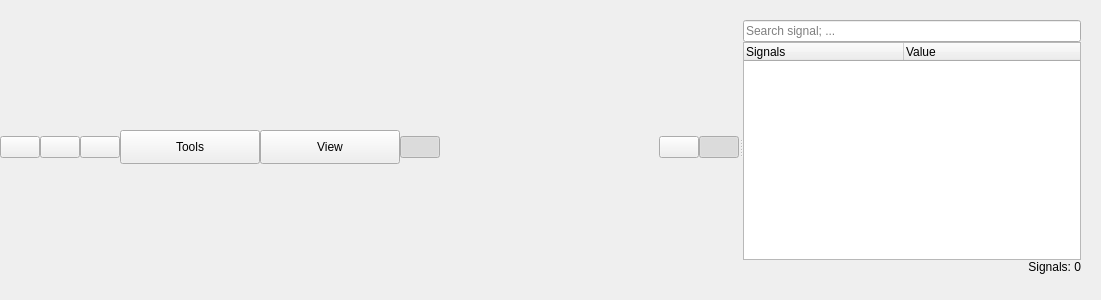
<?xml version="1.0" encoding="UTF-8"?>
<ui version="4.0">
 <class>plotWidgetX</class>
 <widget class="QWidget" name="plotWidgetX">
  <property name="geometry">
   <rect>
    <x>0</x>
    <y>0</y>
    <width>1101</width>
    <height>300</height>
   </rect>
  </property>
  <property name="windowTitle">
   <string>Form</string>
  </property>
  <widget class="QWidget" name="widget" native="true">
   <property name="geometry">
    <rect>
     <x>0</x>
     <y>20</y>
     <width>1081</width>
     <height>254</height>
    </rect>
   </property>
   <layout class="QHBoxLayout" name="horizontalLayout">
    <item>
     <widget class="QSplitter" name="splitter">
      <property name="orientation">
       <enum>Qt::Horizontal</enum>
      </property>
      <widget class="QWidget" name="verticalLayoutWidget">
       <layout class="QVBoxLayout" name="plotLayout">
        <property name="spacing">
         <number>0</number>
        </property>
        <property name="rightMargin">
         <number>0</number>
        </property>
        <item>
         <layout class="QHBoxLayout" name="horizontalLayout_2">
          <item>
           <widget class="QPushButton" name="crosshairButton">
            <property name="sizePolicy">
             <sizepolicy hsizetype="Fixed" vsizetype="Fixed">
              <horstretch>0</horstretch>
              <verstretch>0</verstretch>
             </sizepolicy>
            </property>
            <property name="toolTip">
             <string>Show crosshair</string>
            </property>
            <property name="statusTip">
             <string>Show crosshair</string>
            </property>
            <property name="text">
             <string/>
            </property>
            <property name="icon">
             <iconset>
              <normaloff>icons/crosshair.png</normaloff>icons/crosshair.png</iconset>
            </property>
            <property name="iconSize">
             <size>
              <width>25</width>
              <height>25</height>
             </size>
            </property>
            <property name="checkable">
             <bool>true</bool>
            </property>
           </widget>
          </item>
          <item>
           <widget class="QPushButton" name="measureButton">
            <property name="sizePolicy">
             <sizepolicy hsizetype="Fixed" vsizetype="Fixed">
              <horstretch>0</horstretch>
              <verstretch>0</verstretch>
             </sizepolicy>
            </property>
            <property name="toolTip">
             <string>Open measure-rectangle in graph</string>
            </property>
            <property name="statusTip">
             <string>Open measure-rectangle in graph</string>
            </property>
            <property name="text">
             <string/>
            </property>
            <property name="icon">
             <iconset>
              <normaloff>icons/measure.png</normaloff>icons/measure.png</iconset>
            </property>
            <property name="iconSize">
             <size>
              <width>25</width>
              <height>25</height>
             </size>
            </property>
            <property name="checkable">
             <bool>true</bool>
            </property>
           </widget>
          </item>
          <item>
           <widget class="QPushButton" name="cutButton">
            <property name="sizePolicy">
             <sizepolicy hsizetype="Fixed" vsizetype="Fixed">
              <horstretch>0</horstretch>
              <verstretch>0</verstretch>
             </sizepolicy>
            </property>
            <property name="toolTip">
             <string>Open cutting tool</string>
            </property>
            <property name="statusTip">
             <string>Open cutting tool</string>
            </property>
            <property name="text">
             <string/>
            </property>
            <property name="icon">
             <iconset>
              <normaloff>icons/cut.png</normaloff>icons/cut.png</iconset>
            </property>
            <property name="iconSize">
             <size>
              <width>25</width>
              <height>25</height>
             </size>
            </property>
            <property name="checkable">
             <bool>true</bool>
            </property>
           </widget>
          </item>
          <item>
           <widget class="QToolButton" name="toolButton">
            <property name="sizePolicy">
             <sizepolicy hsizetype="Fixed" vsizetype="Fixed">
              <horstretch>0</horstretch>
              <verstretch>0</verstretch>
             </sizepolicy>
            </property>
            <property name="minimumSize">
             <size>
              <width>140</width>
              <height>34</height>
             </size>
            </property>
            <property name="text">
             <string>Tools</string>
            </property>
            <property name="checkable">
             <bool>false</bool>
            </property>
           </widget>
          </item>
          <item>
           <widget class="QToolButton" name="plotViewButton">
            <property name="sizePolicy">
             <sizepolicy hsizetype="Fixed" vsizetype="Fixed">
              <horstretch>0</horstretch>
              <verstretch>0</verstretch>
             </sizepolicy>
            </property>
            <property name="minimumSize">
             <size>
              <width>140</width>
              <height>34</height>
             </size>
            </property>
            <property name="text">
             <string>View</string>
            </property>
            <property name="checkable">
             <bool>false</bool>
            </property>
           </widget>
          </item>
          <item>
           <widget class="QPushButton" name="toggleEventButton">
            <property name="sizePolicy">
             <sizepolicy hsizetype="Fixed" vsizetype="Fixed">
              <horstretch>0</horstretch>
              <verstretch>0</verstretch>
             </sizepolicy>
            </property>
            <property name="layoutDirection">
             <enum>Qt::LeftToRight</enum>
            </property>
            <property name="text">
             <string/>
            </property>
            <property name="icon">
             <iconset>
              <normaloff>icons/events.png</normaloff>icons/events.png</iconset>
            </property>
            <property name="iconSize">
             <size>
              <width>25</width>
              <height>25</height>
             </size>
            </property>
            <property name="checkable">
             <bool>true</bool>
            </property>
            <property name="checked">
             <bool>true</bool>
            </property>
           </widget>
          </item>
          <item>
           <spacer name="horizontalSpacer_2">
            <property name="orientation">
             <enum>Qt::Horizontal</enum>
            </property>
            <property name="sizeType">
             <enum>QSizePolicy::Expanding</enum>
            </property>
            <property name="sizeHint" stdset="0">
             <size>
              <width>40</width>
              <height>20</height>
             </size>
            </property>
           </spacer>
          </item>
          <item>
           <widget class="QPushButton" name="pauseButton">
            <property name="sizePolicy">
             <sizepolicy hsizetype="Fixed" vsizetype="Fixed">
              <horstretch>0</horstretch>
              <verstretch>0</verstretch>
             </sizepolicy>
            </property>
            <property name="toolTip">
             <string>Pause plot</string>
            </property>
            <property name="text">
             <string/>
            </property>
            <property name="icon">
             <iconset>
              <normaloff>icons/pause.png</normaloff>icons/pause.png</iconset>
            </property>
            <property name="iconSize">
             <size>
              <width>25</width>
              <height>25</height>
             </size>
            </property>
            <property name="checkable">
             <bool>true</bool>
            </property>
           </widget>
          </item>
          <item>
           <widget class="QPushButton" name="hideSignalsButton">
            <property name="sizePolicy">
             <sizepolicy hsizetype="Fixed" vsizetype="Fixed">
              <horstretch>0</horstretch>
              <verstretch>0</verstretch>
             </sizepolicy>
            </property>
            <property name="toolTip">
             <string/>
            </property>
            <property name="text">
             <string/>
            </property>
            <property name="icon">
             <iconset>
              <normaloff>icons/sidebar.png</normaloff>icons/sidebar.png</iconset>
            </property>
            <property name="iconSize">
             <size>
              <width>25</width>
              <height>25</height>
             </size>
            </property>
            <property name="checkable">
             <bool>true</bool>
            </property>
            <property name="checked">
             <bool>true</bool>
            </property>
           </widget>
          </item>
         </layout>
        </item>
       </layout>
      </widget>
      <widget class="QWidget" name="widget_2" native="true">
       <layout class="QVBoxLayout" name="verticalLayout">
        <property name="spacing">
         <number>0</number>
        </property>
        <property name="leftMargin">
         <number>0</number>
        </property>
        <property name="topMargin">
         <number>0</number>
        </property>
        <property name="rightMargin">
         <number>0</number>
        </property>
        <property name="bottomMargin">
         <number>0</number>
        </property>
        <item>
         <layout class="QVBoxLayout" name="verticalLayout_2">
          <property name="spacing">
           <number>0</number>
          </property>
          <item>
           <widget class="QLineEdit" name="searchEdit">
            <property name="placeholderText">
             <string>Search signal; ...</string>
            </property>
            <property name="clearButtonEnabled">
             <bool>true</bool>
            </property>
           </widget>
          </item>
          <item>
           <widget class="QTreeWidget" name="treeWidget">
            <property name="acceptDrops">
             <bool>true</bool>
            </property>
            <property name="autoScrollMargin">
             <number>16</number>
            </property>
            <property name="dragEnabled">
             <bool>true</bool>
            </property>
            <property name="dragDropMode">
             <enum>QAbstractItemView::DragDrop</enum>
            </property>
            <property name="defaultDropAction">
             <enum>Qt::CopyAction</enum>
            </property>
            <property name="alternatingRowColors">
             <bool>false</bool>
            </property>
            <property name="selectionMode">
             <enum>QAbstractItemView::ExtendedSelection</enum>
            </property>
            <property name="autoExpandDelay">
             <number>1</number>
            </property>
            <property name="indentation">
             <number>0</number>
            </property>
            <property name="uniformRowHeights">
             <bool>false</bool>
            </property>
            <property name="sortingEnabled">
             <bool>true</bool>
            </property>
            <property name="animated">
             <bool>true</bool>
            </property>
            <property name="allColumnsShowFocus">
             <bool>false</bool>
            </property>
            <property name="wordWrap">
             <bool>true</bool>
            </property>
            <property name="headerHidden">
             <bool>false</bool>
            </property>
            <attribute name="headerVisible">
             <bool>true</bool>
            </attribute>
            <attribute name="headerCascadingSectionResizes">
             <bool>true</bool>
            </attribute>
            <attribute name="headerDefaultSectionSize">
             <number>160</number>
            </attribute>
            <attribute name="headerHighlightSections">
             <bool>true</bool>
            </attribute>
            <attribute name="headerMinimumSectionSize">
             <number>0</number>
            </attribute>
            <attribute name="headerShowSortIndicator" stdset="0">
             <bool>false</bool>
            </attribute>
            <attribute name="headerStretchLastSection">
             <bool>true</bool>
            </attribute>
            <column>
             <property name="text">
              <string>Signals</string>
             </property>
            </column>
            <column>
             <property name="text">
              <string>Value</string>
             </property>
            </column>
           </widget>
          </item>
          <item>
           <widget class="QLabel" name="countLabel">
            <property name="text">
             <string>Signals: 0</string>
            </property>
            <property name="alignment">
             <set>Qt::AlignRight|Qt::AlignTrailing|Qt::AlignVCenter</set>
            </property>
           </widget>
          </item>
         </layout>
        </item>
       </layout>
      </widget>
     </widget>
    </item>
   </layout>
  </widget>
 </widget>
 <resources/>
 <connections/>
</ui>
